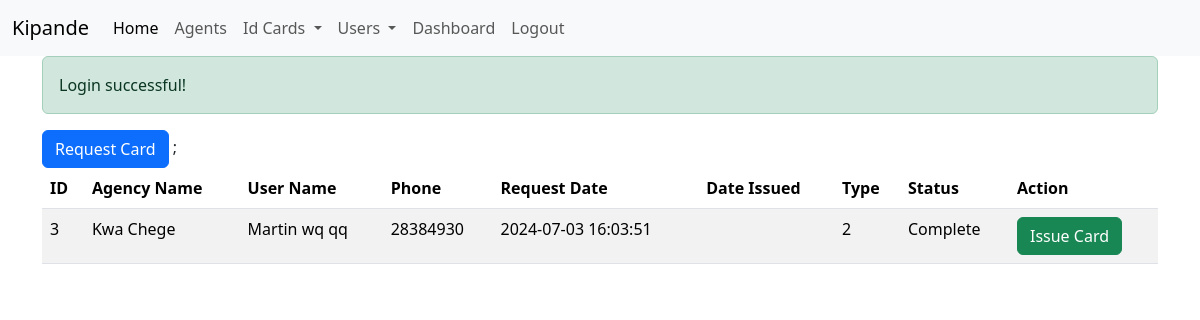
Page /requests.php (signed in) on the committed database.
### tables this page shows
CREATE TABLE `card_request` (
  `id` int(10) NOT NULL,
  `agency_id` int(10) NOT NULL,
  `user_id` int(10) NOT NULL,
  `phone` int(15) NOT NULL,
  `request_date` datetime NOT NULL DEFAULT current_timestamp(),
  `date_issued` datetime DEFAULT NULL,
  `type` int(10) NOT NULL DEFAULT 1,
  `status` text NOT NULL
);

CREATE TABLE `agent` (
  `id` int(10) NOT NULL,
  `name` text NOT NULL,
  `email` varchar(255) NOT NULL,
  `phone` int(15) NOT NULL,
  `location` varchar(255) NOT NULL,
  `county` int(10) NOT NULL
);

### functions.php (the view, shortened to what this page needs)
<?php
function fetchRequests($con){
    $userId = $_SESSION['user_id'];
    $userLevel = $_SESSION['user_level'];
    $agencyId = $_SESSION['user_agency'];
    $query = "SELECT
                cr.id,
                cr.agency_id,
                a.name AS agency_name,
                cr.user_id,
                CONCAT(u.fname, ' ', u.mname, ' ', u.lname) AS user_name,
                cr.phone,
                cr.request_date,
                cr.date_issued,
                cr.type,
                cr.status
            FROM
                card_request cr
            LEFT JOIN
                agent a ON cr.agency_id = a.id
            LEFT JOIN
                users u ON cr.user_id = u.id
            WHERE 1=1";
    if ($userLevel == 1) {
        $query .= " AND cr.user_id=$userId";
    } elseif ($userLevel == 2) {
        $query .= " AND cr.agency_id=$agencyId";
    }
    $result = mysqli_query($con, $query);
    $requests = [];
    while ($row = mysqli_fetch_assoc($result)) {
        $requests[] = $row;
    }
    return $requests;
}
function displayRequests($con){
    $requests = fetchRequests($con);
    if(count($requests) >= 1){
        echo "<table class='table table-striped'>";
        echo "<thead><tr>
                <th>ID</th>
                <th>Agency Name</th>
                <th>User Name</th>
                <th>Phone</th>
                <th>Request Date</th>
                <th>Date Issued</th>
                <th>Type</th>
                <th>Status</th>
                <th>Action</th>
              </tr></thead>";
        echo "<tbody>";
        foreach ($requests as $request) {
            echo "<tr>
                    <td>{$request['id']}</td>
                    <td>{$request['agency_name']}</td>
                    <td>{$request['user_name']}</td>
                    <td>{$request['phone']}</td>
                    <td>{$request['request_date']}</td>
                    <td>{$request['date_issued']}</td>
                    <td>{$request['type']}</td>
                    <td>{$request['status']}</td>;
                    <td>";
                    if ($request['status'] == "new") {
                        echo "<button class='btn btn-primary attend-btn' data-id='{$request['id']}'>Attend</button>";
                    } elseif ($request['status'] == "In Progress") {
                        echo "<button class='btn btn-warning complete-btn' data-id='{$request['id']}'>Complete</button>";
                    } elseif ($request['status'] == "Complete") {
                        echo "<button class='btn btn-success issue-btn' data-id='{$request['id']}'>Issue Card</button>";
                    }
                    else if ($request['status'] == "Issued") {
                        echo "<button class='btn btn-primary view-card' data-id='{$request['id']}'>View Card</button>";
                    }
                    echo "</td>
                </tr>";
        }
        echo "</tbody>";
        echo "</table>";
    } else {
        echo "<div class='alert alert-info' role='alert'>No Requests Made Yet.</div>";
    }
}

### rows in the picture
card_request: id "3", agent.name "Kwa Chege", user_name "Martin wq qq", phone "28384930", request_date "2024-07-03 16:03:51", type "2", status "Complete"

### other values in the picture
$_SESSION['message'] "Login successful!"
